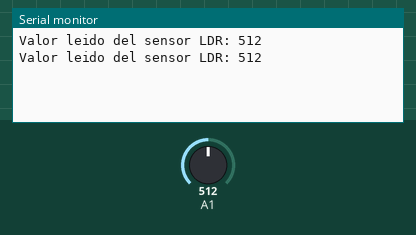
Bench run of a sketch on a simulated Arduino Uno, built with avr-gcc and run on an emulated ATmega328P. On the bench: the last lines printed to the serial monitor. The inputs (shaded band) are chosen by the test bench; at power-on: A1 = 512.

Above: at 2.8 s.
2.9 s: A1 set to 716
At 5.2 s:
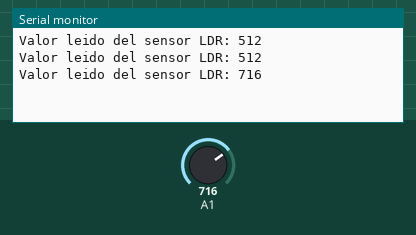
5.6 s: A1 set to 900
At 7.0 s:
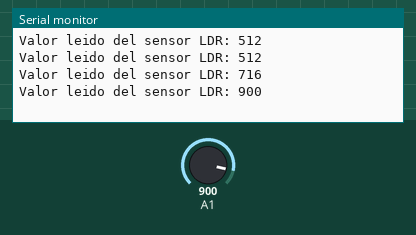
Timing chart, 0 to 8.6 s (numbered marks = the images above; inputs shaded):
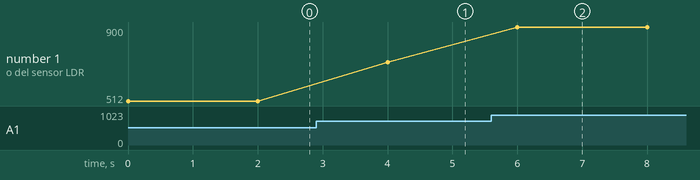

Measured:
- after the input at 2.9 s, the serial monitor: prints a new line after 1.1 s (image 1)
- after the input at 5.6 s, the serial monitor: prints a new line after 0.40 s (image 2)
- plotted number 1: 512 → 716 after the input at 2.9 s, 716 → 900 after the input at 5.6 s

The sketch:

prog06_sensorLDR.ino
```cpp
/*
 * lee el valor del sensor LDR conectado a A1 y
 * lo escribe en el monitor serie
 * diciembre 2017 - Manuel Hidalgo - LeoBot
 */

/***   Global variables   ***/
int valorLDR=0;

/***   Function declaration   ***/

void setup()
{
  Serial.begin(9600);
}


void loop()
{
    valorLDR=analogRead(A1);
    Serial.print("Valor leido del sensor LDR: ");
    Serial.println(valorLDR);
    delay(2000);
}

/***   Function definition   ***/
```
